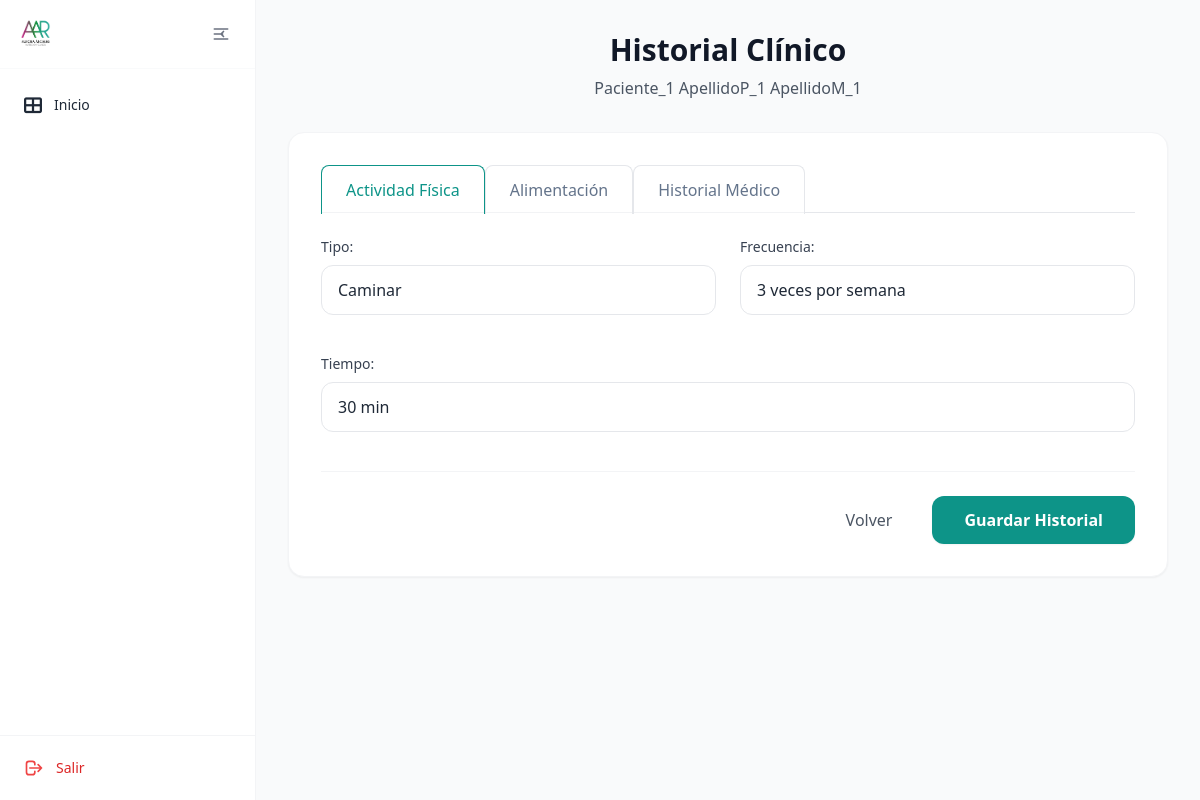
The page /historial-clinico/paciente/1 on the database its author committed.
### tables this page shows
CREATE TABLE pacientes (
    id INTEGER PRIMARY KEY AUTOINCREMENT,
    nombre TEXT NOT NULL,
    apellido_paterno TEXT NOT NULL,
    apellido_materno TEXT NOT NULL,
    genero TEXT NOT NULL CHECK (genero IN ('hombre', 'mujer')),
    fecha_nacimiento DATE NOT NULL,
    telefono TEXT NOT NULL,
    correo TEXT UNIQUE NOT NULL,
    ciudad TEXT NOT NULL,
    fecha_registro TIMESTAMP DEFAULT CURRENT_TIMESTAMP,
    status TEXT NOT NULL DEFAULT 'activo' CHECK (status IN ('activo', 'inactivo'))
);

CREATE TABLE historial_clinico (
    id INTEGER PRIMARY KEY AUTOINCREMENT,
    paciente_id INTEGER NOT NULL,
    cirugias TEXT,
    padecimientos TEXT,
    medicamentos TEXT,
    suplementos TEXT,
    enfermedades_previas TEXT,
    enfermedades_actuales TEXT,
    tipo_actividad_fisica TEXT,
    frecuencia_actividad_fisica TEXT,
    tiempo_actividad_fisica TEXT,
    numero_comidas_diarias INTEGER,
    alimentos_normales TEXT,
    alimentos_no_gustados TEXT,
    FOREIGN KEY (paciente_id) REFERENCES pacientes (id)
);

### app/controllers/historial_clinico.py (the view, shortened to what this page needs)
@historial_clinico.route('/paciente/<int:paciente_id>', methods=['GET', 'POST'])
def ver_crear_historial(paciente_id):
    paciente = Paciente.obtener_por_id(paciente_id)
    if not paciente:
        flash('Paciente no encontrado', 'error')
        return redirect(url_for('pacientes.lista_pacientes'))
    historial = HistorialClinico.obtener_por_paciente_id(paciente_id)
    padecimientos_opciones = [
        'Gastritis', 'Colitis', 'Reflujo', 'Estreñimiento', 'Diarrea',
        'Hemorroides', 'Intolerancias', 'Alergias', 'Diabetes',
        'Dislipidemias', 'Presión arterial', 'Otro descontrol metabólico'
    ]
    return render_template('historiales/historial_clinico.html', paciente=paciente, historial=historial, padecimientos_opciones=padecimientos_opciones)

### app/db.py (called while the page is built)
def get_db():
    if 'db' not in g:
        try:
            db_path = os.environ.get('DATABASE_URL', 'pacientes.db')
            g.db = sqlite3.connect(
                db_path,
                detect_types=sqlite3.PARSE_DECLTYPES
            )
            g.db.row_factory = sqlite3.Row
        except sqlite3.Error as e:
            logger.error(f"Error crítico al conectar con la base de datos SQLite: {e}")
            raise e
    return g.db

def query_db(query, args=(), one=False):
    try:
        cur = get_db().execute(query, args)
        rv = cur.fetchall()
        cur.close()
        return (rv[0] if rv else None) if one else rv
    except sqlite3.Error as e:
        logger.error(f"Error al ejecutar query: {query}. Args: {args}. Detalle: {e}")
        raise e

### app/models/historial_clinico.py (called while the page is built)
    @staticmethod
    def obtener_por_paciente_id(paciente_id):
        try:
            return query_db('SELECT * FROM historial_clinico WHERE paciente_id = ?', [paciente_id], one=True)
        except Exception as e:
            logger.error(f"Error al obtener historial para paciente {paciente_id}: {e}")
            return None

### app/models/paciente.py (called while the page is built)
    @staticmethod
    def obtener_por_id(id):
        return query_db('SELECT * FROM pacientes WHERE id = ?', [id], one=True)

### app/templates/historiales/historial_clinico.html (shortened to what this page needs)
{% extends "base/base.html" %}
{% block content %}
<div class="max-w-7xl mx-auto">
    <div class="mb-8 text-center">
        <h1 class="text-3xl font-bold text-gray-900">Historial Clínico</h1>
        <p class="text-gray-600 mt-2">{{ paciente['nombre'] }} {{ paciente['apellido_paterno'] }} {{ paciente['apellido_materno'] }}</p>
    </div>
    <div class="bg-white p-8 rounded-2xl shadow-sm border border-gray-100">
        {% include 'historiales/partials/_formulario_historial.html' %}
    </div>
</div>
{% endblock %}

### app/templates/historiales/partials/_formulario_historial.html (shortened to what this page needs)
<form id="formHistorialClinico" method="POST" class="space-y-6" x-data="{ activeTab: 'actividad-fisica' }">
    <div class="flex border-b border-gray-200 mb-6">
        <button type="button" @click="activeTab = 'actividad-fisica'" :class="{ 'border-teal-600 text-teal-600': activeTab === 'actividad-fisica' }" class="form-tab px-6 py-3 border-b-2 font-medium transition">Actividad Física</button>
        <button type="button" @click="activeTab = 'alimentacion'" :class="{ 'border-teal-600 text-teal-600': activeTab === 'alimentacion' }" class="form-tab px-6 py-3 border-b-2 font-medium transition">Alimentación</button>
        <button type="button" @click="activeTab = 'historial-medico'" :class="{ 'border-teal-600 text-teal-600': activeTab === 'historial-medico' }" class="form-tab px-6 py-3 border-b-2 font-medium transition">Historial Médico</button>
    </div>
    <div x-show="activeTab === 'actividad-fisica'" class="space-y-4">
        <div class="grid grid-cols-1 md:grid-cols-2 gap-6">
            <div class="space-y-2 form-group">
                <label for="tipo_actividad_fisica" class="block text-sm font-medium text-gray-700">Tipo:</label>
                <input type="text" id="tipo_actividad_fisica" name="tipo_actividad_fisica" class="w-full px-4 py-3 rounded-xl border border-gray-200 focus:ring-2 focus:ring-teal-500 focus:border-teal-500 transition" value="{{ historial['tipo_actividad_fisica'] if historial else '' }}">
            </div>
            <div class="space-y-2 form-group">
                <label for="frecuencia_actividad_fisica" class="block text-sm font-medium text-gray-700">Frecuencia:</label>
                <input type="text" id="frecuencia_actividad_fisica" name="frecuencia_actividad_fisica" class="w-full px-4 py-3 rounded-xl border border-gray-200 focus:ring-2 focus:ring-teal-500 focus:border-teal-500 transition" value="{{ historial['frecuencia_actividad_fisica'] if historial else '' }}">
            </div>
            <div class="space-y-2 md:col-span-2 form-group">
                <label for="tiempo_actividad_fisica" class="block text-sm font-medium text-gray-700">Tiempo:</label>
                <input type="text" id="tiempo_actividad_fisica" name="tiempo_actividad_fisica" class="w-full px-4 py-3 rounded-xl border border-gray-200 focus:ring-2 focus:ring-teal-500 focus:border-teal-500 transition" value="{{ historial['tiempo_actividad_fisica'] if historial else '' }}">
            </div>
        </div>
    </div>
    <div class="flex items-center justify-end gap-4 pt-6 border-t border-gray-100">
        <a href="{{ url_for('pacientes.detalle_paciente', id=paciente['id']) }}" class="px-6 py-3 text-gray-600 hover:text-gray-900 font-medium transition">Volver</a>
        <button type="submit" class="px-8 py-3 bg-teal-600 hover:bg-teal-700 text-white font-semibold rounded-xl shadow-sm hover:shadow transition">Guardar Historial</button>
    </div>
</form>

### app/static/css/components/_forms.css (style rules this page uses)
.form-group { margin-bottom: 1.5rem; }
.form-tab { padding: 1rem 2rem; background: none; border: none; border-bottom: 2px solid transparent; margin-bottom: -2px; cursor: pointer; font-weight: 600; color: #666; transition: all 0.3s ease; }

### app/static/css/components/_tables.css (style rules this page uses)
.text-center { text-align: center; }

### app/static/css/components/_tabs.css (style rules this page uses)
.form-tab { padding: 1rem 2.5rem; background: none; border: none; border-radius: 8px 8px 0 0; cursor: pointer; font-weight: 600; color: #64748b; background-color: rgba(255, 255, 255, 0.5); transition: all 0.3s ease; position: relative; border: 1px solid #e5e7eb; border-bottom: none; }

### app/static/css/style.css (style rules this page uses)
body { font-family: Arial, sans-serif; margin: 0; padding: 0; color: #2c3e50; }
.form-group { margin-bottom: 15px; }
.text-center { text-align: center; }

### rows shown on the page
pacientes: nombre "Paciente_1", apellido_paterno "ApellidoP_1", apellido_materno "ApellidoM_1"
historial_clinico: tipo_actividad_fisica "Caminar", frecuencia_actividad_fisica "3 veces por semana", tiempo_actividad_fisica "30 min"
